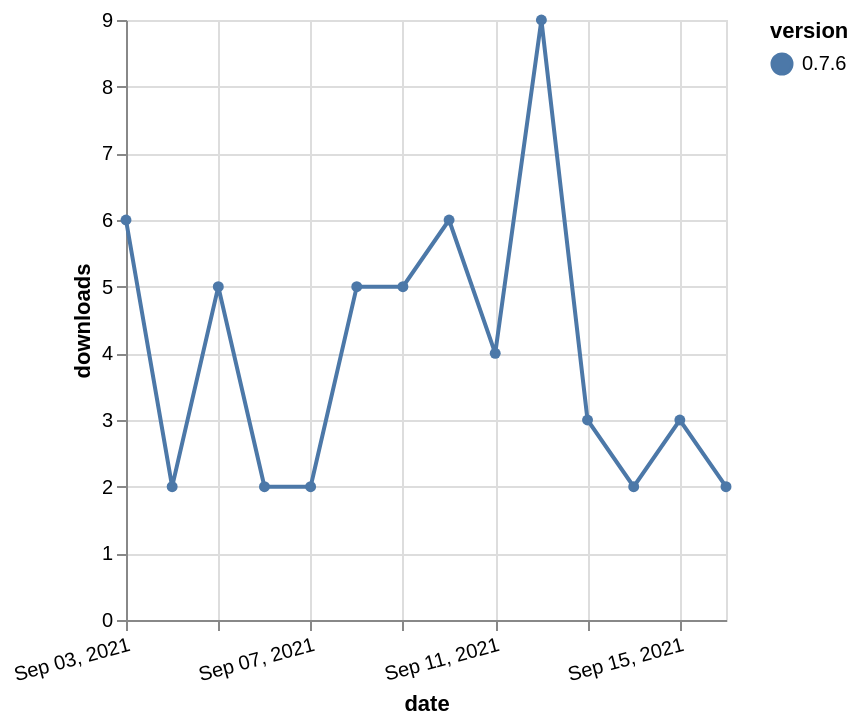

Here is the Vega-Lite specification saved for this chart:
### Vega-Lite specification from a JSON file in a GitHub repository (floating-point values rounded to 4 significant figures)
{"$schema": "https://vega.github.io/schema/vega-lite/v5.json", "description": "A simple bar chart with embedded data.", "data": {"values": [{"date": "2021-09-03", "total": 5387, "delta": 6, "version": "0.7.6"}, {"date": "2021-09-04", "total": 5389, "delta": 2, "version": "0.7.6"}, {"date": "2021-09-05", "total": 5394, "delta": 5, "version": "0.7.6"}, {"date": "2021-09-06", "total": 5396, "delta": 2, "version": "0.7.6"}, {"date": "2021-09-07", "total": 5398, "delta": 2, "version": "0.7.6"}, {"date": "2021-09-08", "total": 5403, "delta": 5, "version": "0.7.6"}, {"date": "2021-09-09", "total": 5408, "delta": 5, "version": "0.7.6"}, {"date": "2021-09-10", "total": 5414, "delta": 6, "version": "0.7.6"}, {"date": "2021-09-11", "total": 5418, "delta": 4, "version": "0.7.6"}, {"date": "2021-09-12", "total": 5427, "delta": 9, "version": "0.7.6"}, {"date": "2021-09-13", "total": 5430, "delta": 3, "version": "0.7.6"}, {"date": "2021-09-14", "total": 5432, "delta": 2, "version": "0.7.6"}, {"date": "2021-09-15", "total": 5435, "delta": 3, "version": "0.7.6"}, {"date": "2021-09-16", "total": 5437, "delta": 2, "version": "0.7.6"}]}, "width": "container", "mark": {"type": "line", "point": {"filled": true}}, "encoding": {"x": {"field": "date", "type": "temporal", "timeUnit": "yearmonthdate", "title": "date", "axis": {"labelAngle": -15}}, "y": {"field": "delta", "type": "quantitative", "title": "downloads"}, "color": {"field": "version", "type": "nominal"}, "tooltip": {"field": "delta"}}}
